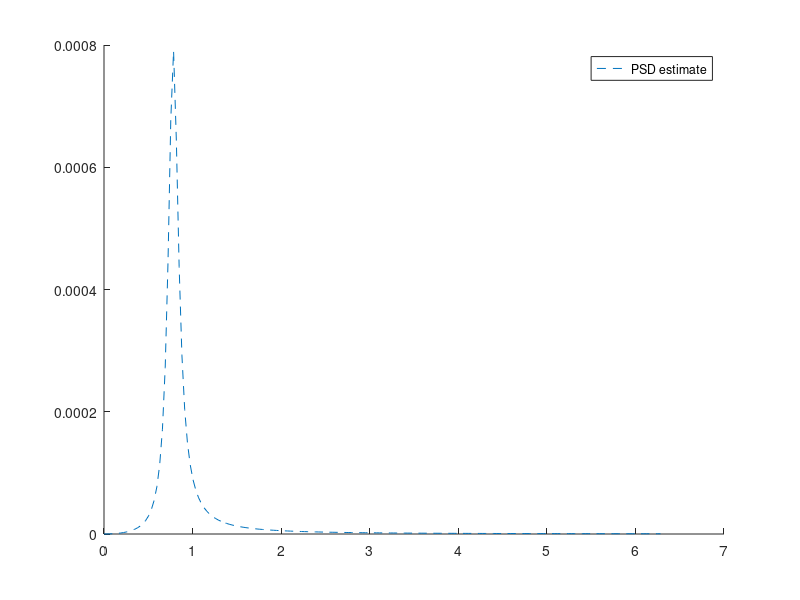

Reproduce this figure in MATLAB.

%% constants %%
lambda = 0.09;
sigma = 0.02814;
omega_0 = 0.7823;
K_w = 2*lambda.*omega_0*sigma;
omega = 0:pi/100:2*pi;
%% plotting %% 
num = omega.^2*K_w^2;
den =(omega.^4 + omega_0^4 + 2*omega.^2*omega_0^2*(2*lambda.^2-1));
psd = rdivide(num,den);
hold on;
plot(omega,psd, '--');
hold on;
legend('PSD estimate', '\lambda = 1', '\lambda = 0.5', '\lambda = 0.1', '\lambda = 0.09')